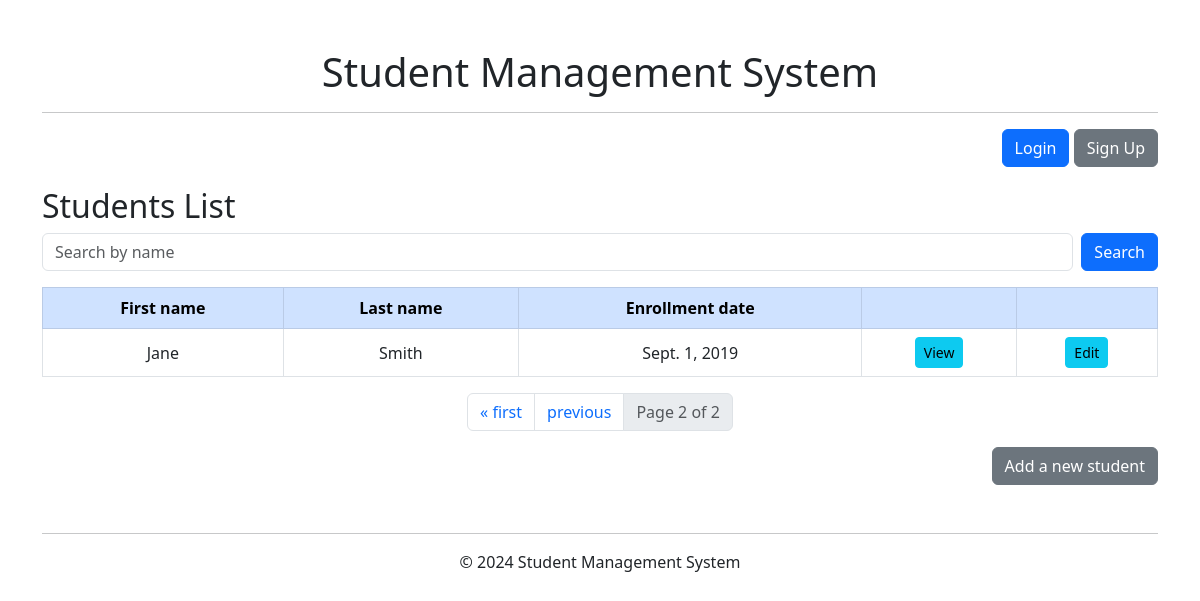
The app's page /?page=3, older data.
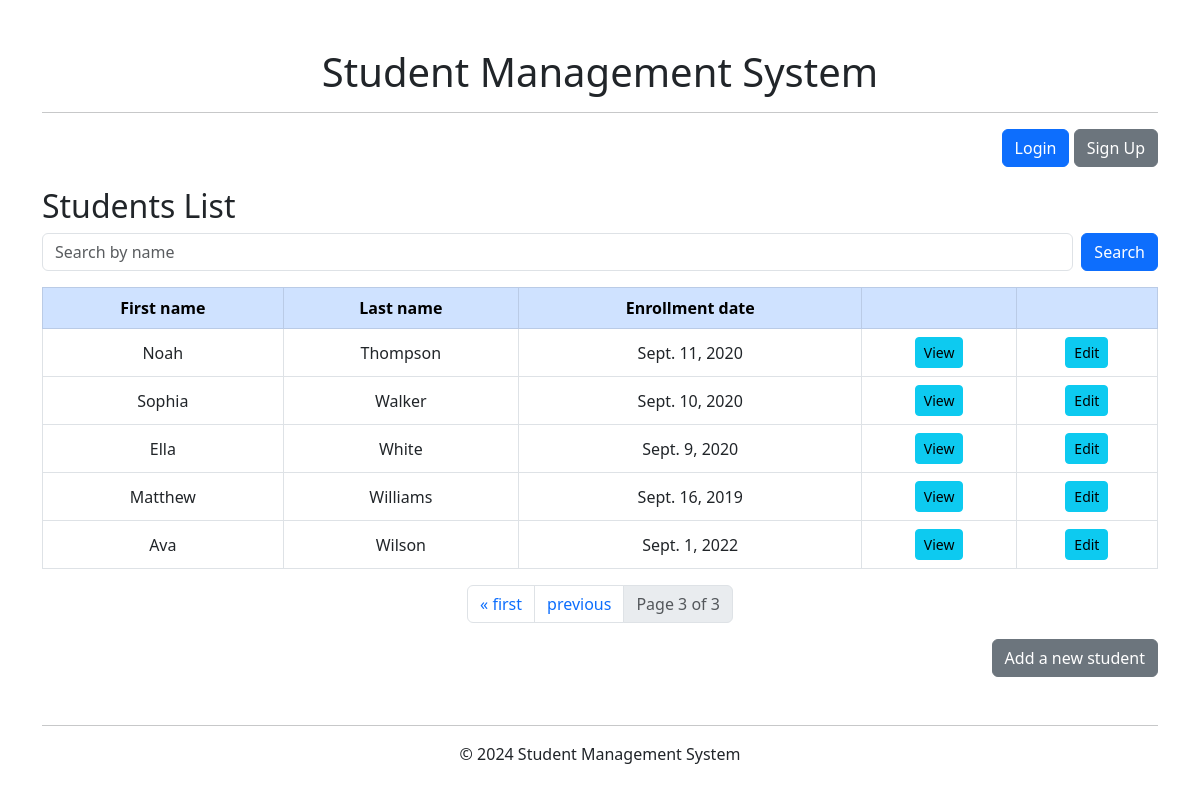
The same page, newer data.
### student/models.py (models this page shows, shortened)
class Student(models.Model):
    first_name = models.CharField(max_length=100)
    last_name = models.CharField(max_length=100)
    email = models.EmailField()
    date_of_birth = models.DateField()
    enrollment_date = models.DateField()
    grade = models.IntegerField()

### student/views.py (the view)
# urls.py: path("", views.student_index, name="student_index"),
def student_index(request):
    students = Student.objects.all().order_by('last_name')
    paginator = Paginator(students, 10)  # Show 10 students per page
    page_number = request.GET.get('page')
    students = paginator.get_page(page_number)
    return render(request, 'student/index.html', {'students': students})

### student/templates/student/index.html (shortened to what this page needs)
{% extends 'base.html' %}
{% block content %}
<h2 style="text-align: left;">Students List</h2>
{% block students %}
<div class="mb-3">
    <form class="d-flex" method="GET" action="{% url 'student_search' %}">
        <input class="form-control me-2" type="text" name="q" placeholder="Search by name">
        <button class="btn btn-primary" type="submit">Search</button>
    </form>
</div>
<div class="table-responsive">
    <table class="table table-hover table-bordered align-middle">
        <thead class="table-primary text-center">
            <tr>
                <th scope="col">First name</th>
                <th scope="col">Last name</th>
                <th scope="col">Enrollment date</th>
                <th scope="col"></th>
                <th scope="col"></th>
            </tr>
        </thead>
        <tbody>
            {% for student in students %}
            <tr>
                <td class="text-center">{{ student.first_name }}</td>
                <td class="text-center">{{ student.last_name }}</td>
                <td class="text-center">{{ student.enrollment_date }}</td>
                <td class="text-center">
                    <a class="btn btn-info btn-sm" href="{% url 'student_detail' student.pk %}">View</a>
                </td>
                <td class="text-center">
                    <a class="btn btn-info btn-sm" href="{% url 'student_edit' student.pk %}">Edit</a>
                </td>
            </tr>
            {% empty %}
            <tr>
                <td colspan="4">No students available.</td>
            </tr>
            {% endfor %}
        </tbody>
    </table>
</div>
<nav aria-label="page navigation">
    <ul class="pagination justify-content-center">
        {% if students.has_previous %}
        <li class="page-item">
            <a class="page-link" href="?page=1">&laquo; first</a>
        </li>
        <li class="page-item">
            <a class="page-link" href="?page={{ students.previous_page_number }}">previous</a>
        </li>
        {% endif %}
        <li class="page-item disabled">
            <a class="page-link">Page {{ students.number }} of {{ students.paginator.num_pages }}</a>
        </li>
    </ul>
</nav>
{% endblock %}
<div class="text-end"><a class="btn btn-secondary" href="{% url 'student_add' %}">Add a new student</a></div>
{% endblock %}

### student/templates/base.html (shortened to what this page needs)
<!DOCTYPE html>
<html lang="en">
<head>
    <link href="https://cdn.jsdelivr.net/npm/bootstrap@5.3.0-alpha1/dist/css/bootstrap.min.css" rel="stylesheet">
</head>
<body>
    <div class="container mt-5">
        <header class="text-center" style="padding-bottom: 20px;">
            <h1>Student Management System</h1>
            <hr>
            {% if user.is_authenticated %}
            <p class="alert alert-success">You are logged in as {{ user.username }}.</p>
            <div class="d-grid gap-2 d-md-block text-end">
                <a href="{% url 'logout' %}" class="btn btn-danger">Logout</a>
            </div>
            {% else %}
            <div class="d-grid gap-2 d-md-block text-end">
                <a href="{% url 'login' %}" class="btn btn-primary">Login</a>
                <a href="{% url 'signup' %}" class="btn btn-secondary">Sign Up</a>
            </div>
            {% endif %}
        </header>
        <main>
            {% block content %}{% endblock %}
        </main>
        <footer class="text-center mt-5">
            <hr>
            <p>&copy; 2024 Student Management System</p>
        </footer>
    </div>
</body>
</html>

Row changes from the older to the newer data that the page shows:
removed Student: first_name "Jane", last_name "Smith", enrollment_date "Sept. 1, 2019"
added Student: first_name "Noah", last_name "Thompson", enrollment_date "Sept. 11, 2020"
added Student: first_name "Sophia", last_name "Walker", enrollment_date "Sept. 10, 2020"
added Student: first_name "Ella", last_name "White", enrollment_date "Sept. 9, 2020"
added Student: first_name "Matthew", last_name "Williams", enrollment_date "Sept. 16, 2019"
added Student: first_name "Ava", last_name "Wilson", enrollment_date "Sept. 1, 2022"
Text that changed along with them:
{{ students.number }}: "2" → "3"
{{ students.paginator.num_pages }}: "2" → "3"
